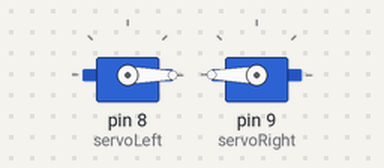
This sketch was run on a simulated Arduino Uno, built with avr-gcc and run on an emulated ATmega328P. Parts: 2 × servo.

Above: at 0.05 s.
At 5.5 s:
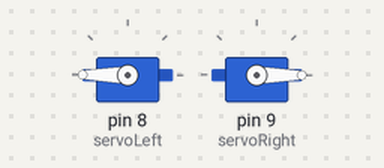
At 10.9 s:
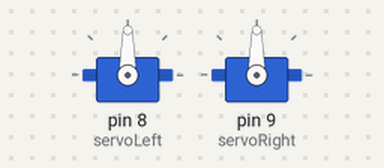
Timing chart, 0 to 14.2 s (numbered marks = the images above):
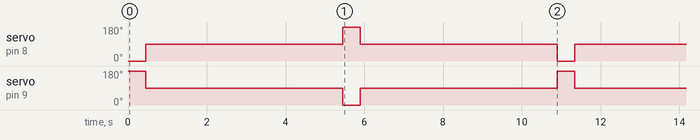

Measured:
- by itself, servo on pin 8 (servoLeft): repeats every 10.9 s: 180° 0.45 s, 90° 5.0 s, 0° 0.45 s, 90° 5.0 s
- by itself, servo on pin 9 (servoRight): repeats every 10.9 s: 0° 0.45 s, 90° 5.0 s, 180° 0.45 s, 90° 5.0 s

The sketch:

servo_FINAL_1.ino
```cpp
#include <Servo.h>

Servo servoLeft;          // Define left servo
Servo servoRight;         // Define right servo

void setup() {
  servoLeft.attach(8);  // Set left servo to digital pin 10
  servoRight.attach(9);  // Set right servo to digital pin 9
}

void loop() {            // Loop through motion tests
  forward();             // Example: move forward
  delay(450);   // Wait 2000 milliseconds (2 seconds)
  stopRobot();
  delay(5000);
  reverse();
  delay(450);
  stopRobot();
  delay(5000);  //delay forward
 // turnRight();
  //_1_stopRobot();
  //delay(500);
  //turnLeft();
  //delay(500);
  //stopRobot();
  //delay(10000);
}

// Motion routines for forward, reverse, turns, and stop
void forward() {
  servoLeft.write(0);
  servoRight.write(180);
}

void reverse() {
  servoLeft.write(180);
  servoRight.write(0);
}

void turnRight() {
  servoLeft.write(180);
  servoRight.write(180);
}
void turnLeft() {
  servoLeft.write(0);
  servoRight.write(0);
}

void stopRobot() {
  servoLeft.write(90);
  servoRight.write(90);
}
```
